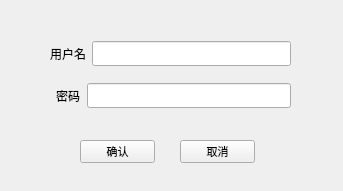
<?xml version="1.0" encoding="UTF-8"?>
<ui version="4.0">
 <class>login</class>
 <widget class="QWidget" name="login">
  <property name="geometry">
   <rect>
    <x>0</x>
    <y>0</y>
    <width>343</width>
    <height>191</height>
   </rect>
  </property>
  <property name="windowTitle">
   <string>Form</string>
  </property>
  <widget class="QPushButton" name="pushButton">
   <property name="geometry">
    <rect>
     <x>80</x>
     <y>140</y>
     <width>75</width>
     <height>23</height>
    </rect>
   </property>
   <property name="font">
    <font>
     <family>新宋体</family>
     <pointsize>8</pointsize>
    </font>
   </property>
   <property name="text">
    <string>确认</string>
   </property>
  </widget>
  <widget class="QPushButton" name="pushButton_2">
   <property name="geometry">
    <rect>
     <x>180</x>
     <y>140</y>
     <width>75</width>
     <height>23</height>
    </rect>
   </property>
   <property name="font">
    <font>
     <family>新宋体</family>
     <pointsize>8</pointsize>
    </font>
   </property>
   <property name="text">
    <string>取消</string>
   </property>
  </widget>
  <widget class="QWidget" name="verticalLayoutWidget">
   <property name="geometry">
    <rect>
     <x>50</x>
     <y>30</y>
     <width>241</width>
     <height>91</height>
    </rect>
   </property>
   <property name="font">
    <font>
     <family>新宋体</family>
     <pointsize>9</pointsize>
    </font>
   </property>
   <layout class="QVBoxLayout" name="verticalLayout">
    <item>
     <layout class="QHBoxLayout" name="horizontalLayout">
      <item>
       <widget class="QLabel" name="label">
        <property name="font">
         <font>
          <family>新宋体</family>
          <pointsize>9</pointsize>
         </font>
        </property>
        <property name="text">
         <string>用户名</string>
        </property>
       </widget>
      </item>
      <item>
       <widget class="QLineEdit" name="lineEdit">
        <property name="font">
         <font>
          <family>新宋体</family>
          <pointsize>9</pointsize>
         </font>
        </property>
       </widget>
      </item>
     </layout>
    </item>
    <item>
     <layout class="QHBoxLayout" name="horizontalLayout_2">
      <item>
       <widget class="QLabel" name="label_2">
        <property name="font">
         <font>
          <family>新宋体</family>
          <pointsize>9</pointsize>
         </font>
        </property>
        <property name="text">
         <string>  密码</string>
        </property>
       </widget>
      </item>
      <item>
       <widget class="QLineEdit" name="lineEdit_2">
        <property name="font">
         <font>
          <family>新宋体</family>
          <pointsize>9</pointsize>
         </font>
        </property>
       </widget>
      </item>
     </layout>
    </item>
   </layout>
  </widget>
 </widget>
 <resources/>
 <connections/>
</ui>
